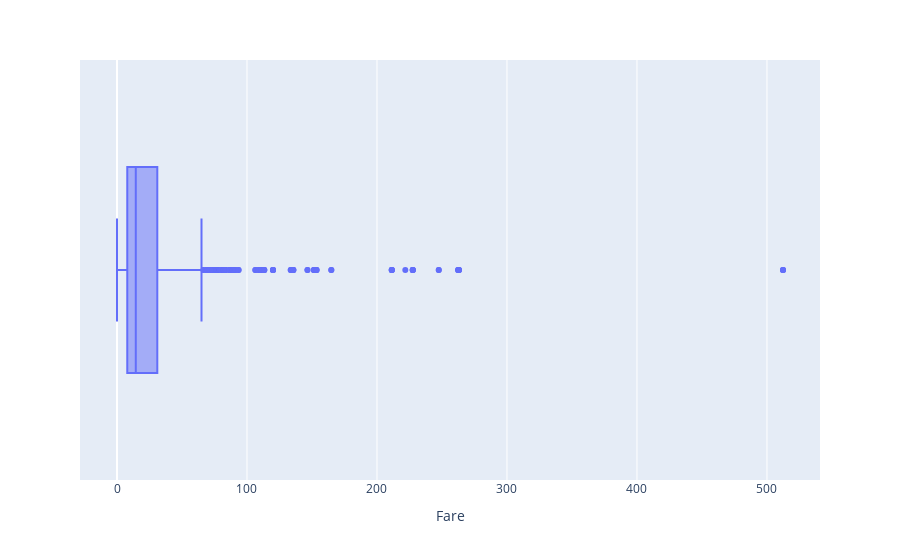

The cell this chart's notebook holds for it:
### Code cell
import plotly.express as px
px.box(df,x="Fare")

### Figure 1 — Plotly figure (JSON) as saved in the notebook; plotly's stock layout.template omitted (floating-point values rounded to 4 significant figures; data arrays with more than 128 entries replaced by an {"elided": "..."} marker saying what was removed)
{"data": [{"alignmentgroup": "True", "hovertemplate": "Fare=%{x}<extra></extra>", "legendgroup": "", "marker": {"color": "#636efa"}, "name": "", "notched": false, "offsetgroup": "", "orientation": "h", "showlegend": false, "type": "box", "x": {"elided": "891 float values"}, "x0": " ", "xaxis": "x", "y0": " ", "yaxis": "y"}], "layout": {"boxmode": "group", "legend": {"tracegroupgap": 0}, "margin": {"t": 60}, "xaxis": {"anchor": "y", "domain": [0, 1], "title": {"text": "Fare"}}, "yaxis": {"anchor": "x", "domain": [0, 1]}}}
